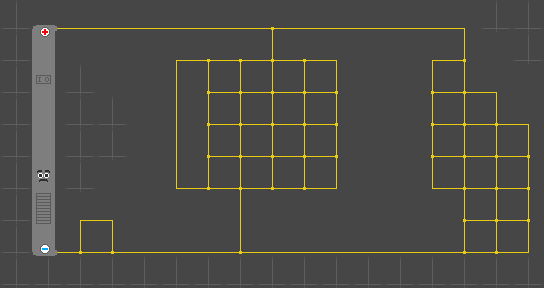

This is a level from a 2D game, rendered from its Tiled map with the project's own tilesets. A one-line summary and the map file follow, with tile-layer data summarised:
An orthogonal 17x9 tile map with 32x32 px tiles, 1 tile layer (Tile Layer 1).

<map version="1.0" orientation="orthogonal" renderorder="left-down" width="17" height="9" tilewidth="32" tileheight="32" nextobjectid="1">
 <tileset firstgid="1" source="tileset.tsx" />
 <layer name="Tile Layer 1" width="17" height="9">
  <data>[153 cells, 153 non-empty, 20 distinct tile ids]</data>
 </layer>
</map>
